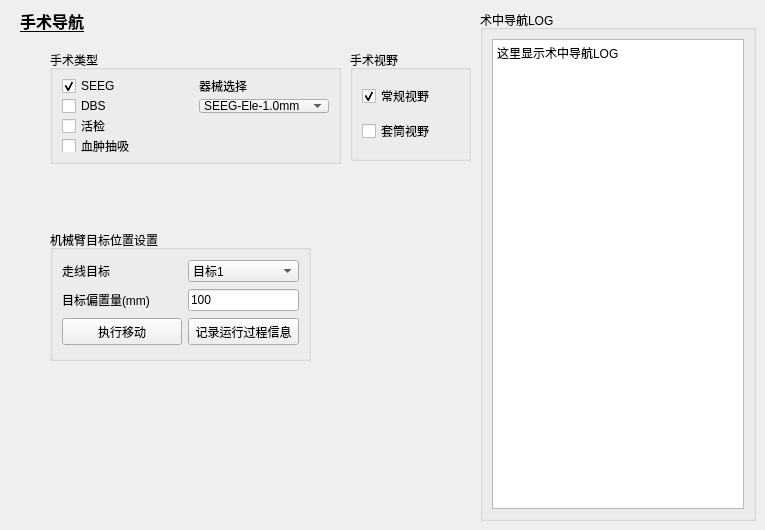
     <widget class="QWidget" name="tab_7">
      <attribute name="title">
       <string>术中导航</string>
      </attribute>
      <widget class="QLabel" name="label_51">
       <property name="geometry">
        <rect>
         <x>20</x>
         <y>0</y>
         <width>211</width>
         <height>41</height>
        </rect>
       </property>
       <property name="font">
        <font>
         <family>微软雅黑</family>
         <pointsize>12</pointsize>
         <weight>75</weight>
         <bold>true</bold>
         <underline>true</underline>
        </font>
       </property>
       <property name="text">
        <string>手术导航</string>
       </property>
      </widget>
      <widget class="QGroupBox" name="groupBox_36">
       <property name="geometry">
        <rect>
         <x>50</x>
         <y>50</y>
         <width>291</width>
         <height>114</height>
        </rect>
       </property>
       <property name="title">
        <string>手术类型</string>
       </property>
       <layout class="QGridLayout" name="gridLayout_16">
        <item row="0" column="0">
         <widget class="QCheckBox" name="checkBox_24">
          <property name="text">
           <string>SEEG</string>
          </property>
          <property name="checked">
           <bool>true</bool>
          </property>
          <property name="autoExclusive">
           <bool>true</bool>
          </property>
         </widget>
        </item>
        <item row="0" column="1">
         <widget class="QLabel" name="label_52">
          <property name="text">
           <string>器械选择</string>
          </property>
         </widget>
        </item>
        <item row="1" column="0">
         <widget class="QCheckBox" name="checkBox_25">
          <property name="text">
           <string>DBS</string>
          </property>
          <property name="autoExclusive">
           <bool>true</bool>
          </property>
         </widget>
        </item>
        <item row="2" column="0">
         <widget class="QCheckBox" name="checkBox_26">
          <property name="text">
           <string>活检</string>
          </property>
          <property name="autoExclusive">
           <bool>true</bool>
          </property>
         </widget>
        </item>
        <item row="3" column="0">
         <widget class="QCheckBox" name="checkBox_27">
          <property name="text">
           <string>血肿抽吸</string>
          </property>
          <property name="autoExclusive">
           <bool>true</bool>
          </property>
         </widget>
        </item>
        <item row="1" column="1">
         <widget class="QComboBox" name="comboBox_pathDevice">
          <item>
           <property name="text">
            <string>SEEG-Ele-1.0mm</string>
           </property>
          </item>
         </widget>
        </item>
       </layout>
      </widget>
      <widget class="QGroupBox" name="groupBox_37">
       <property name="geometry">
        <rect>
         <x>50</x>
         <y>230</y>
         <width>261</width>
         <height>131</height>
        </rect>
       </property>
       <property name="title">
        <string>机械臂目标位置设置</string>
       </property>
       <layout class="QGridLayout" name="gridLayout_17">
        <item row="0" column="0">
         <widget class="QLabel" name="label_53">
          <property name="minimumSize">
           <size>
            <width>120</width>
            <height>0</height>
           </size>
          </property>
          <property name="text">
           <string>走线目标</string>
          </property>
         </widget>
        </item>
        <item row="0" column="1">
         <widget class="QComboBox" name="comboBox_pathTarget">
          <item>
           <property name="text">
            <string>目标1</string>
           </property>
          </item>
         </widget>
        </item>
        <item row="1" column="0">
         <widget class="QLabel" name="label_54">
          <property name="minimumSize">
           <size>
            <width>120</width>
            <height>0</height>
           </size>
          </property>
          <property name="text">
           <string>目标偏置量(mm)</string>
          </property>
         </widget>
        </item>
        <item row="2" column="0">
         <widget class="QPushButton" name="pushButton_startMove">
          <property name="minimumSize">
           <size>
            <width>120</width>
            <height>27</height>
           </size>
          </property>
          <property name="text">
           <string>执行移动</string>
          </property>
         </widget>
        </item>
        <item row="1" column="1">
         <widget class="QLineEdit" name="lineEdit_pathOffset">
          <property name="text">
           <string>100</string>
          </property>
         </widget>
        </item>
        <item row="2" column="1">
         <widget class="QPushButton" name="pushButton_logMove">
          <property name="minimumSize">
           <size>
            <width>0</width>
            <height>27</height>
           </size>
          </property>
          <property name="text">
           <string>记录运行过程信息</string>
          </property>
         </widget>
        </item>
       </layout>
      </widget>
      <widget class="QGroupBox" name="groupBox_38">
       <property name="geometry">
        <rect>
         <x>350</x>
         <y>50</y>
         <width>121</width>
         <height>111</height>
        </rect>
       </property>
       <property name="title">
        <string>手术视野</string>
       </property>
       <layout class="QVBoxLayout" name="verticalLayout_11">
        <item>
         <widget class="QCheckBox" name="checkBox_setNormal">
          <property name="text">
           <string>常规视野</string>
          </property>
          <property name="checked">
           <bool>true</bool>
          </property>
          <property name="autoExclusive">
           <bool>true</bool>
          </property>
         </widget>
        </item>
        <item>
         <widget class="QCheckBox" name="checkBox_setPath">
          <property name="text">
           <string>套筒视野</string>
          </property>
          <property name="autoExclusive">
           <bool>true</bool>
          </property>
         </widget>
        </item>
       </layout>
      </widget>
      <widget class="QGroupBox" name="groupBox_39">
       <property name="geometry">
        <rect>
         <x>480</x>
         <y>10</y>
         <width>276</width>
         <height>511</height>
        </rect>
       </property>
       <property name="title">
        <string>术中导航LOG</string>
       </property>
       <layout class="QHBoxLayout" name="horizontalLayout_16">
        <item>
         <widget class="QTextBrowser" name="textBrowser_GuideLOG">
          <property name="html">
           <string>&lt;!DOCTYPE HTML PUBLIC &quot;-//W3C//DTD HTML 4.0//EN&quot; &quot;http://www.w3.org/TR/REC-html40/strict.dtd&quot;&gt;
&lt;html&gt;&lt;head&gt;&lt;meta name=&quot;qrichtext&quot; content=&quot;1&quot; /&gt;&lt;style type=&quot;text/css&quot;&gt;
p, li { white-space: pre-wrap; }
&lt;/style&gt;&lt;/head&gt;&lt;body style=&quot; font-family:'SimSun'; font-size:9pt; font-weight:400; font-style:normal;&quot;&gt;
&lt;p style=&quot; margin-top:0px; margin-bottom:0px; margin-left:0px; margin-right:0px; -qt-block-indent:0; text-indent:0px;&quot;&gt;这里显示术中导航LOG&lt;/p&gt;&lt;/body&gt;&lt;/html&gt;</string>
          </property>
         </widget>
        </item>
       </layout>
      </widget>
     </widget>
